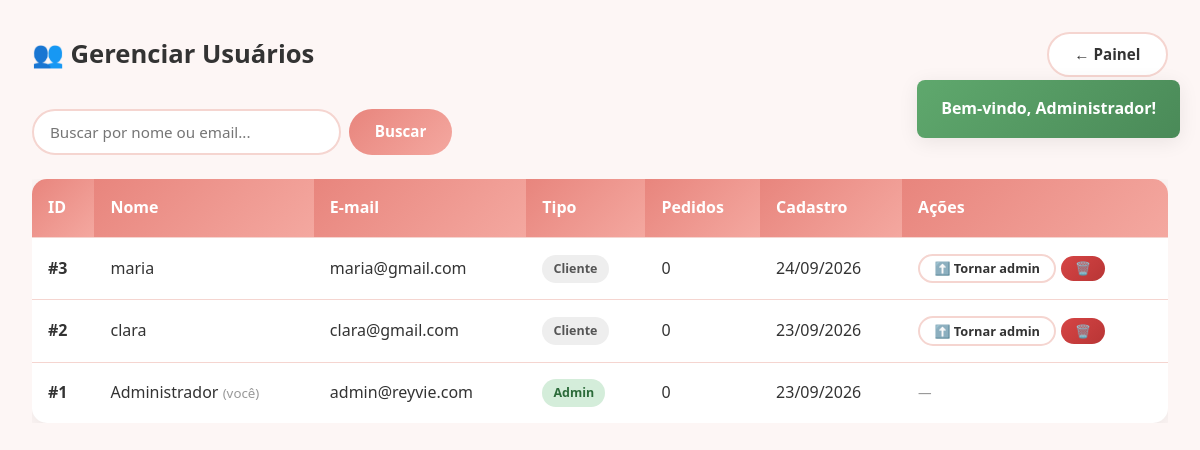
The app's page /admin/usuarios.php (signed in) with its own data.
### tables this page shows
CREATE TABLE `usuarios` (
  `id` int(11) NOT NULL,
  `nome` varchar(100) NOT NULL,
  `email` varchar(150) NOT NULL,
  `senha` varchar(255) NOT NULL,
  `is_admin` tinyint(1) DEFAULT 0,
  `criado_em` timestamp NOT NULL DEFAULT current_timestamp()
);

### includes/functions.php (called while the page is built, shortened)
<?php
require_once __DIR__ . '/../config/database.php';
function getFlash() {
    if (!empty($_SESSION['flash'])) {
        $f = $_SESSION['flash'];
        return $f;
    }
    return null;
}
function e($str) {
    return htmlspecialchars($str ?? '', ENT_QUOTES, 'UTF-8');
}

### config/database.php (called while the page is built)
<?php
class Database {
    private static $host = 'localhost';
    private static $dbname = 'reyvie';
    private static $user = 'root';
    private static $pass = '';
    private static $charset = 'utf8mb4';
    private static $conn = null;
    public static function getConnection() {
        if (self::$conn === null) {
            $dsn = "mysql:host=" . self::$host . ";dbname=" . self::$dbname . ";charset=" . self::$charset;
            $options = [
                PDO::ATTR_ERRMODE            => PDO::ERRMODE_EXCEPTION,
                PDO::ATTR_DEFAULT_FETCH_MODE => PDO::FETCH_ASSOC,
                PDO::ATTR_EMULATE_PREPARES   => false,
            ];
            try {
                self::$conn = new PDO($dsn, self::$user, self::$pass, $options);
            } catch (PDOException $e) {
                die('Erro ao conectar ao banco: ' . $e->getMessage());
            }
        }
        return self::$conn;
    }
}
function db() {
    return Database::getConnection();
}

### admin/usuarios.php (the view, shortened to what this page needs)
<?php
require_once __DIR__ . '/../includes/functions.php';
$busca = trim($_GET['q'] ?? '');
if ($busca) {
    $stmt = db()->prepare("
        SELECT u.*, (SELECT COUNT(*) FROM pedidos p WHERE p.usuario_id = u.id) AS total_pedidos
        FROM usuarios u
        WHERE u.nome LIKE :q OR u.email LIKE :q
        ORDER BY u.id DESC
    ");
    $stmt->execute([':q' => "%$busca%"]);
} else {
    $stmt = db()->query("
        SELECT u.*, (SELECT COUNT(*) FROM pedidos p WHERE p.usuario_id = u.id) AS total_pedidos
        FROM usuarios u
        ORDER BY u.id DESC
    ");
}
$usuarios = $stmt->fetchAll();
$flash = getFlash();
?>
<!DOCTYPE html>
<html lang="pt-BR">
<head>
</head>
<body>
<?php if ($flash): ?>
    <div class="notificacao <?= $flash['tipo'] ?>"><?= e($flash['msg']) ?></div>
<?php endif; ?>
<div class="wrap">
    <div class="admin-header">
        <h1>👥 Gerenciar Usuários</h1>
        <div class="admin-actions">
            <a href="index.php" class="btn btn-secondary">← Painel</a>
        </div>
    </div>
    <form method="GET" class="search-form" style="margin-bottom:1.5rem; max-width:420px;">
        <input type="text" name="q" placeholder="Buscar por nome ou email..." value="<?= e($busca) ?>" style="flex:1;">
        <button class="btn btn-primary">Buscar</button>
    </form>
    <div style="overflow-x:auto;">
        <table class="tabela-admin">
            <thead>
                <tr>
                    <th>ID</th>
                    <th>Nome</th>
                    <th>E-mail</th>
                    <th>Tipo</th>
                    <th>Pedidos</th>
                    <th>Cadastro</th>
                    <th>Ações</th>
                </tr>
            </thead>
            <tbody>
                <?php foreach ($usuarios as $u): $isSelf = $u['id'] == $_SESSION['usuario_id']; ?>
                    <tr>
                        <td><strong>#<?= $u['id'] ?></strong></td>
                        <td><?= e($u['nome']) ?> <?= $isSelf ? '<small style="color:#999;">(você)</small>' : '' ?></td>
                        <td><?= e($u['email']) ?></td>
                        <td>
                            <?php if ($u['is_admin']): ?>
                                <span class="badge badge-ok">Admin</span>
                            <?php else: ?>
                                <span class="badge">Cliente</span>
                            <?php endif; ?>
                        </td>
                        <td><?= (int)$u['total_pedidos'] ?></td>
                        <td><?= date('d/m/Y', strtotime($u['criado_em'])) ?></td>
                        <td style="white-space:nowrap;">
                            <?php if (!$isSelf): ?>
                                <a href="?toggle_admin=<?= $u['id'] ?>" class="btn btn-secondary btn-sm"
                                   onclick="return confirm('Alternar permissão de admin?')">
                                    <?= $u['is_admin'] ? '⬇️ Remover admin' : '⬆️ Tornar admin' ?>
                                </a>
                                <a href="?excluir=<?= $u['id'] ?>" class="btn btn-danger btn-sm"
                                   onclick="return confirm('Excluir usuário? Os pedidos dele permanecerão sem dono.')">🗑️</a>
                            <?php else: ?>
                                <span style="color:#999; font-size:.85rem;">—</span>
                            <?php endif; ?>
                        </td>
                    </tr>
                <?php endforeach; ?>
            </tbody>
        </table>
    </div>
</div>
</body>
</html>

### style.php (style rules this page uses)
:root { --primary-coral: #e8857d; --primary-pink: #f4a8a0; --light-pink: #f5d5d0; --soft-pink: #fdf6f5; --dark-text: #333333; --gray-text: #777777; --muted-text: #999999; --success-start: #5FA86D; --success-end: #4A8A58; --error-start: #D64545; --error-end: #B83535; --shadow: 0 4px 20px rgba(0, 0, 0, 0.08); --radius-sm: 8px; --radius-md: 10px; --radius-lg: 15px; --transition: .2s ease; }
* { margin: 0; padding: 0; box-sizing: border-box; }
html { scroll-behavior: smooth; }
body { font-family: 'Segoe UI', Tahoma, Geneva, Verdana, sans-serif; background: var(--soft-pink); color: var(--dark-text); line-height: 1.6; }
.notificacao { position: fixed; top: 80px; right: 20px; padding: 1rem 1.5rem; border-radius: var(--radius-sm); color: #fff; font-weight: 600; z-index: 2000; animation: slideIn .3s ease-out; box-shadow: var(--shadow); max-width: 400px; }
.notificacao.sucesso { background: linear-gradient(135deg, var(--success-start), var(--success-end)); }
.wrap { max-width: 1200px; margin: 0 auto; padding: 2rem; }
.btn { border: none; border-radius: 50px; padding: .8rem 1.6rem; font-weight: 600; cursor: pointer; font-size: .95rem; transition: transform var(--transition), box-shadow var(--transition); text-decoration: none; display: inline-flex; align-items: center; justify-content: center; gap: .4rem; font-family: inherit; line-height: 1; }
.btn-primary { background: linear-gradient(135deg, var(--primary-coral), var(--primary-pink)); color: #fff; }
.btn-secondary { background: #fff; color: var(--dark-text); border: 2px solid var(--light-pink); }
.btn-danger { background: linear-gradient(135deg, var(--error-start), var(--error-end)); color: #fff; border: none; }
.btn-sm { padding: .4rem .9rem; font-size: .8rem; }
.tabela-admin { width: 100%; background: #fff; border-radius: var(--radius-lg); overflow: hidden; border-collapse: collapse; box-shadow: var(--shadow); }
.tabela-admin th, .tabela-admin td { padding: 1rem; text-align: left; border-bottom: 1px solid var(--light-pink); vertical-align: middle; }
.tabela-admin th { background: linear-gradient(135deg, var(--primary-coral), var(--primary-pink)); color: #fff; font-weight: 600; }
.tabela-admin tr:last-child td { border-bottom: none; }
.tabela-admin tbody tr { transition: background var(--transition); }
.admin-header { display: flex; justify-content: space-between; align-items: center; flex-wrap: wrap; gap: 1rem; margin-bottom: 2rem; }
.admin-header h1 { font-size: 1.6rem; }
.admin-actions { display: flex; gap: .5rem; flex-wrap: wrap; }
.badge { display: inline-block; padding: .25rem .7rem; border-radius: 50px; font-size: .78rem; font-weight: 600; background: #eee; color: #555; text-transform: capitalize; }
.badge-ok { background: #d4edda; color: #2c6b3a; }
.search-form { display: flex; gap: .5rem; flex-wrap: wrap; }
.search-form input { padding: .7rem 1rem; border: 2px solid var(--light-pink); border-radius: 50px; outline: none; font-family: inherit; font-size: .95rem; min-width: 200px; }

### records on screen
usuarios: id "3", nome "maria", email "maria@gmail.com", is_admin "Cliente", total_pedidos "0", criado_em "24/09/2026"
usuarios: id "2", nome "clara", email "clara@gmail.com", is_admin "Cliente", total_pedidos "0", criado_em "23/09/2026"
usuarios: id "1", nome "Administrador", shows "(você)", email "admin@reyvie.com", is_admin "Admin", total_pedidos "0", criado_em "23/09/2026"

### other values on screen
$flash['msg'] "Bem-vindo, Administrador!"
